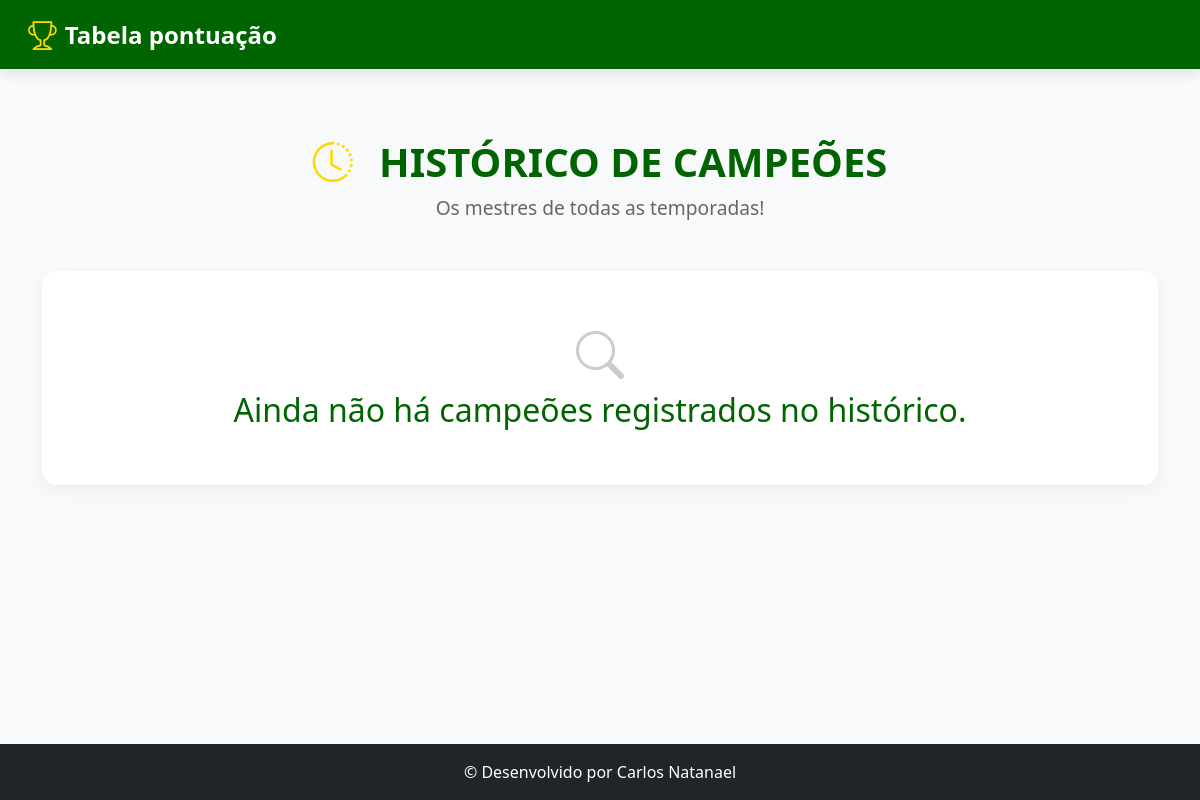
The app's page /historico, older data.
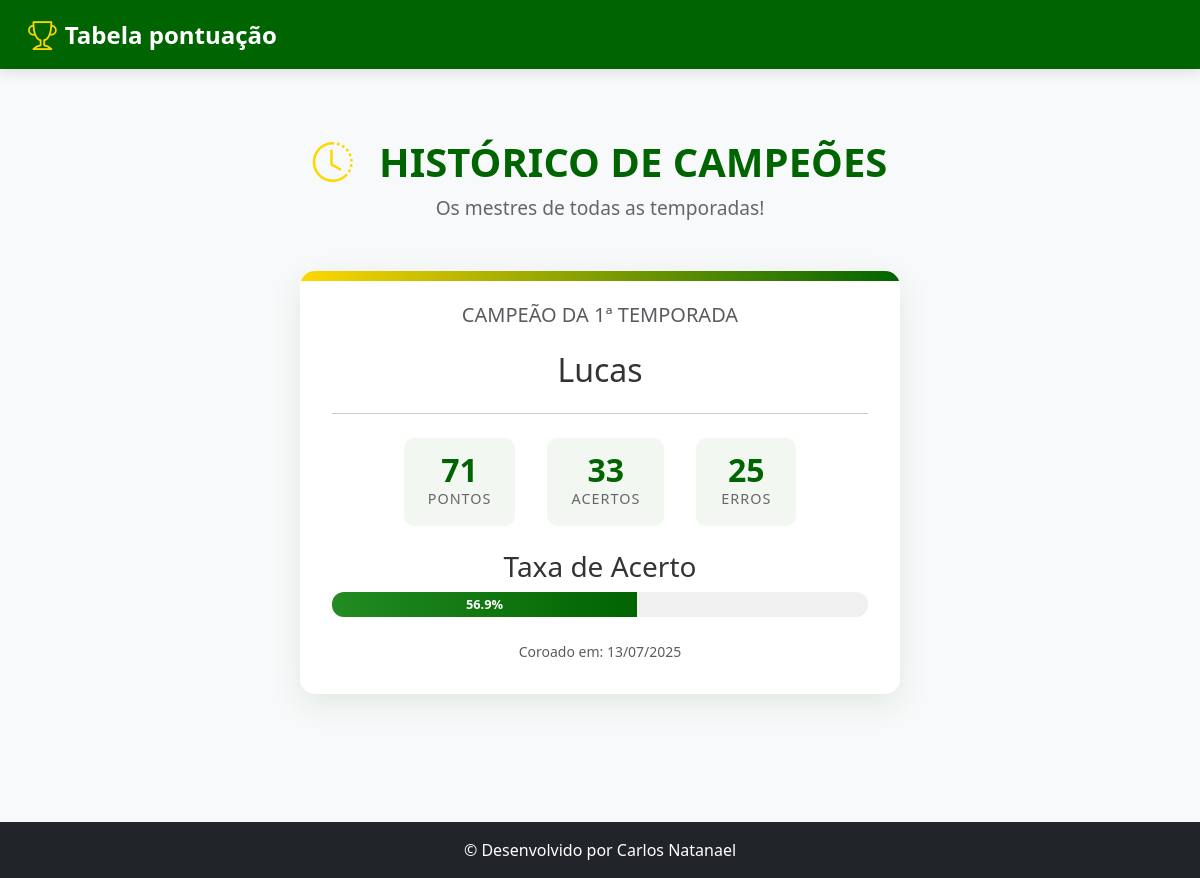
The same page, newer data.
### tables this page shows
CREATE TABLE campeao_palpiteiros (
            id INTEGER PRIMARY KEY AUTOINCREMENT,
            temporada TEXT NOT NULL UNIQUE,
            nome TEXT NOT NULL, 
            pontos INTEGER, 
            acertos INTEGER,
            erros INTEGER, 
            data_definicao TEXT NOT NULL
        );

### app.py (the view)
@app.route('/historico')
def historico_campeoes():
    conn = get_db()
    campeoes = conn.execute("SELECT * FROM campeao_palpiteiros ORDER BY temporada DESC").fetchall()
    campeoes_com_stats = []
    for campeao_data in campeoes:
        campeao = dict(campeao_data)
        total_jogos = campeao['acertos'] + campeao['erros']
        percentual = (campeao['acertos'] * 100 / total_jogos) if total_jogos > 0 else 0
        campeao['percentual_acertos'] = round(percentual, 1)
        campeoes_com_stats.append(campeao)
    return render_template('historico.html', campeoes=campeoes_com_stats)

### app.py (called while the page is built)
def get_db():
    if 'db' not in g:
        g.db = sqlite3.connect('palpites.db', timeout=10)
        g.db.row_factory = sqlite3.Row
    return g.db

@app.template_filter('format_date_br')
def format_date_br_filter(date_str):
    if not date_str: return ""
    try:
        return datetime.strptime(date_str.split(' ')[0], '%Y-%m-%d').strftime('%d/%m/%Y')
    except (ValueError, IndexError):
        return date_str

### templates/historico.html (shortened to what this page needs)
<!DOCTYPE html>
<html lang="pt">
<head>
    <link href="https://cdn.jsdelivr.net/npm/bootstrap@5.3.0/dist/css/bootstrap.min.css" rel="stylesheet">
    <link rel="stylesheet" href="https://cdn.jsdelivr.net/npm/bootstrap-icons@1.10.0/font/bootstrap-icons.css">
    <link rel="stylesheet" href="{{ url_for('static', filename='campeao_palpiteiros.css') }}">
</head>
<body>
    <header>
        <nav class="navbar navbar-expand-lg navbar-dark fixed-top" style="background-color: #006400 !important;">
            <div class="container-fluid">
                <a class="navbar-brand d-flex align-items-center" href="{{ url_for('index') }}">
                    <i class="bi bi-trophy me-2"></i>
                    <span>Tabela pontuação</span>
                </a>
            </div>
        </nav>
    </header>
    <main>
        <div class="container text-center py-5">
            <div class="champion-header">
                <h1><i class="bi bi-clock-history"></i> HISTÓRICO DE CAMPEÕES</h1>
                <p class="subtitle">Os mestres de todas as temporadas!</p>
            </div>
            {% if campeoes %}
                {% for campeao in campeoes %}
                <div class="champion-card mx-auto mb-5">
                    <h5 class="text-muted">CAMPEÃO DA {{ campeao.temporada | upper }}</h5>
                    <h2 class="champion-name">{{ campeao.nome }}</h2>
                    <hr class="my-4">
                    <div class="stats">
                        <div class="stat-item">
                            <span class="stat-value">{{ campeao.pontos }}</span>
                            <span class="stat-label">Pontos</span>
                        </div>
                        <div class="stat-item">
                            <span class="stat-value">{{ campeao.acertos }}</span>
                            <span class="stat-label">Acertos</span>
                        </div>
                        <div class="stat-item">
                            <span class="stat-value">{{ campeao.erros }}</span>
                            <span class="stat-label">Erros</span>
                        </div>
                    </div>
                    <div class="performance-metric mt-4">
                        <h3>Taxa de Acerto</h3>
                        <div class="progress" style="height: 25px;">
                            <div class="progress-bar" role="progressbar" style="width: {{ campeao.percentual_acertos }}%;" aria-valuenow="{{ campeao.percentual_acertos }}" aria-valuemin="0" aria-valuemax="100">
                                {{ campeao.percentual_acertos }}%
                            </div>
                        </div>
                    </div>
                    <small class="text-muted mt-4 d-block">Coroado em: {{ campeao.data_definicao.split(' ')[0] | format_date_br }}</small>
                </div>
                {% endfor %}
            {% else %}
                <div class="no-champion">
                    <i class="bi bi-search"></i>
                    <h2>Ainda não há campeões registrados no histórico.</h2>
                </div>
            {% endif %}
        </div>
    </main>
    <footer class="bg-dark text-white py-3 mt-auto">
        <div class="container text-center">
            <p class="mb-0">© Desenvolvido por Carlos Natanael</p>
        </div>
    </footer>
</body>
</html>

### static/campeao_palpiteiros.css (style rules this page uses)
:root { --primary-color: #006400; --secondary-color: #228B22; --gold-color: #FFD700; --silver-color: #C0C0C0; --bronze-color: #CD7F32; --navbar-height: 70px; --trophy-gold: #ffd700; }
body { font-family: 'Segoe UI', Tahoma, Geneva, Verdana, sans-serif; background-color: #f8f9fa; color: #333; margin: 0; padding: 0; min-height: 100vh; display: flex; flex-direction: column; }
.navbar { background-color: var(--primary-color) !important; box-shadow: 0 4px 12px rgba(0, 0, 0, 0.1); padding: 0.5rem 1rem; }
.navbar-brand { font-weight: 700; font-size: 1.5rem; display: flex; align-items: center; }
.navbar-brand i { font-size: 1.8rem; color: var(--trophy-gold); }
main { padding-top: calc(var(--navbar-height) + 20px); flex: 1; padding-bottom: 2rem; }
.champion-header { margin-bottom: 3rem; }
.champion-header h1 { color: var(--primary-color); font-size: 2.5rem; font-weight: 700; margin-bottom: 0.5rem; }
.champion-header h1 i { color: var(--gold-color); margin-right: 1rem; }
.champion-header .subtitle { color: #666; font-size: 1.2rem; }
.champion-card { background: white; border-radius: 15px; padding: 2rem; margin: 2rem auto; box-shadow: 0 10px 30px rgba(0, 100, 0, 0.1); position: relative; overflow: hidden; max-width: 600px; }
.champion-card::before { content: ''; position: absolute; top: 0; left: 0; right: 0; height: 10px; background: linear-gradient(90deg, var(--gold-color), var(--primary-color)); }
.stats { display: flex; justify-content: center; gap: 2rem; margin-top: 1.5rem; }
.stat-item { background: rgba(0, 100, 0, 0.05); padding: 1rem 1.5rem; border-radius: 10px; min-width: 100px; }
.stat-value { display: block; font-size: 2rem; font-weight: 700; color: var(--primary-color); line-height: 1; }
.stat-label { font-size: 0.9rem; color: #666; text-transform: uppercase; letter-spacing: 1px; }
.progress { height: 25px; border-radius: 12px; background: #f0f0f0; overflow: hidden; }
.progress-bar { background: linear-gradient(90deg, var(--secondary-color), var(--primary-color)); font-weight: 600; display: flex; align-items: center; justify-content: center; font-size: 0.8rem; }
footer { background: var(--primary-color); color: white; padding: 1.5rem; text-align: center; margin-top: auto; }

Row changes from the older to the newer data that the page shows:
added campeao_palpiteiros: temporada "1ª TEMPORADA", nome "Lucas", pontos "71", acertos "33", erros "25", percentual_acertos "56.9", data_definicao "13/07/2025"
Text that changed along with them:
text no longer shown: "Ainda não há campeões registrados no histórico."
